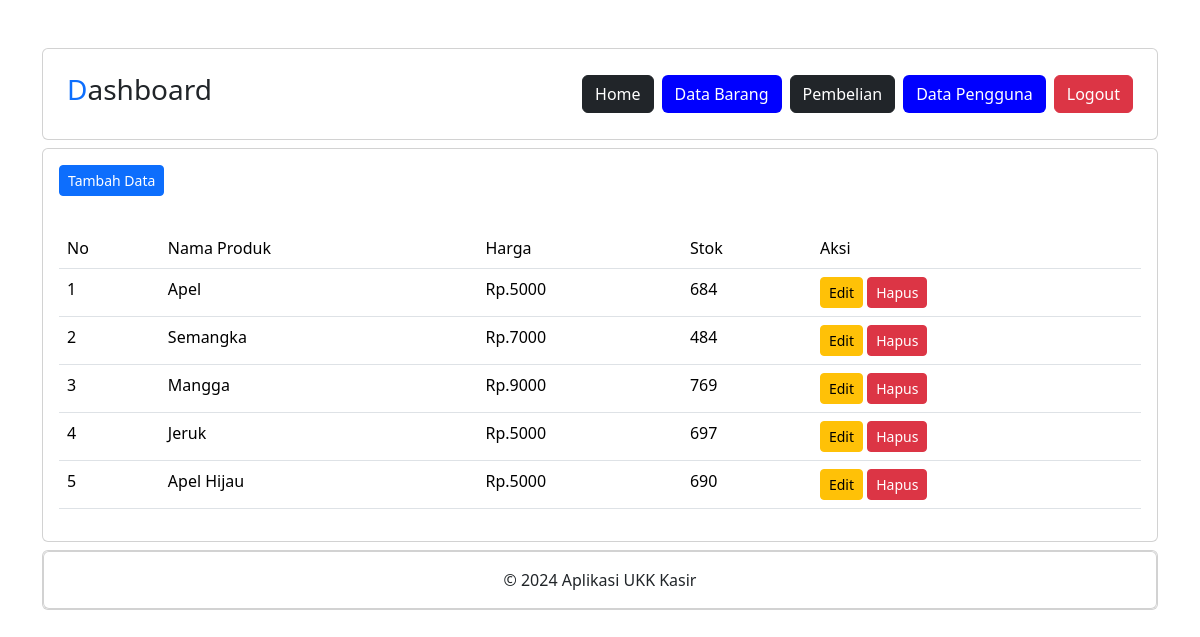
Page /administrator/data_barang.php (signed in) on the committed database.
### tables this page shows
CREATE TABLE `produk` (
  `produk_id` int(11) NOT NULL,
  `nama_produk` varchar(255) NOT NULL,
  `harga` decimal(10,2) NOT NULL,
  `stok` int(11) NOT NULL
);

### administrator/data_barang.php (the view, shortened to what this page needs)
<?php
include "header.php";
include "navbar.php";
include "../koneksi.php";
?>
<div class="card mt-2">
    <div class="card-body">
        <button type="button" class="btn btn-primary btn-sm" data-bs-toggle="modal" data-bs-target="#tambah-data">
            Tambah Data
        </button>
    </div>
    <div class="card-body">
        <table class="table">
            <thead>
                <tr>
                    <td>No</td>
                    <td>Nama Produk</td>
                    <td>Harga</td>
                    <td>Stok</td>
                    <td>Aksi</td>
                </tr>
            </thead>
            <tbody>
                <?php
                $no=1;
                $data=mysqli_query($conn, "SELECT * FROM produk");
                while($d = mysqli_fetch_assoc($data)) : ?>
                <?php $hargaFixed = explode('.', $d['harga'])?>
                    <tr>
                        <td><?= $no++ ?></td>
                        <td><?= $d['nama_produk'] ?></td>
                        <td>Rp.<?= $hargaFixed[0] ?></td>
                        <td><?= $d['stok'] ?></td>
                        <td>
                            <button type="button" class="btn btn-warning btn-sm" data-bs-toggle="modal" data-bs-target="#edit-data<?= $d['produk_id']; ?>">
                                Edit
                            </button>
                            <button type="button" class="btn btn-danger btn-sm" data-bs-toggle="modal" data-bs-target="#hapus-data<?= $d['produk_id']; ?>">
                                Hapus
                            </button>
                        </td>
                    </tr>
                    <?php endwhile; ?>
                </tbody>
            </table>
        </div>
    </div>
    <?php
include "footer.php";
?>

### rows in the picture
produk: nama_produk "Apel", harga "5000", stok "684"
produk: nama_produk "Semangka", harga "7000", stok "484"
produk: nama_produk "Mangga", harga "9000", stok "769"
produk: nama_produk "Jeruk", harga "5000", stok "697"
produk: nama_produk "Apel Hijau", harga "5000", stok "690"
